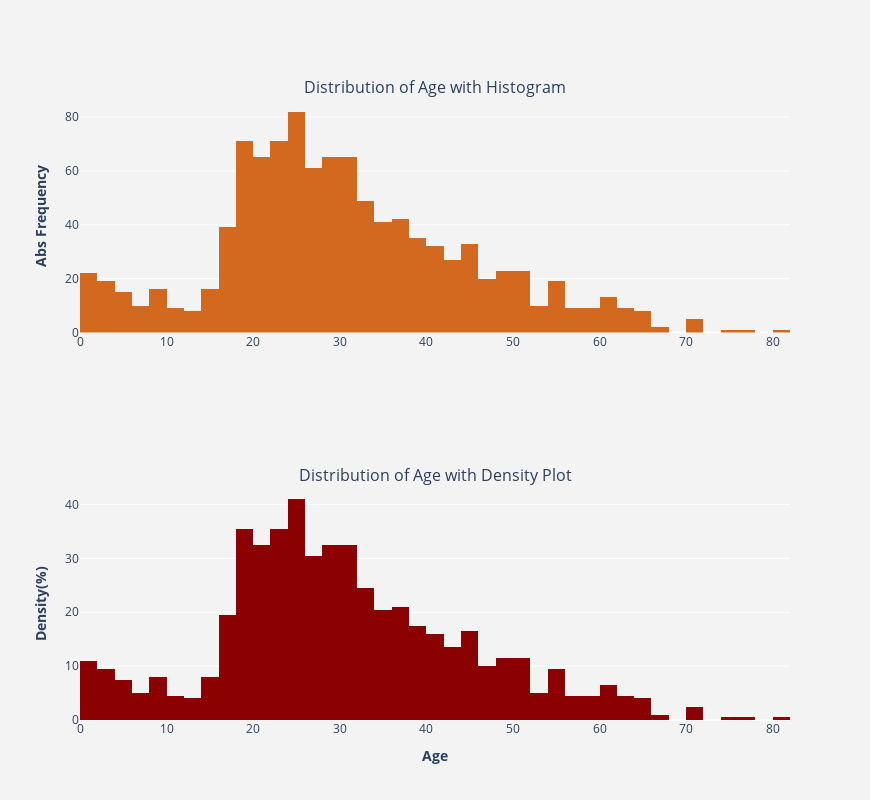

Notebook source saved alongside this figure:
### Markdown cell above
**So what does the  value of skewness suggest?**
1. If skewness is less than −1 or greater than +1, the distribution can be considered as highly skewed.
2. If skewness is between −1 and −½ or between +½ and +1, the distribution can be considered as moderately skewed.
3. And finally if skewness is between −½ and +½, the distribution can be considered as approximately symmetric.    

**Findings:** Density plot shows the mass of the distribution of Fare is heavily concentrated on the left of the figure due to very long tail on the right side. So it can be said that Fare is substantially skewed(positively) that is also supported by the calculated positive value of skewness of 4.37

### 4.2.2 Age <a id="4.2.2"></a>

### Code cell
"""Plot histogram and density plot of Age."""
plotHistogram(merged.Age)

### Figure 1 — Plotly figure (JSON) as saved in the notebook; plotly's stock layout.template omitted (floating-point values rounded to 4 significant figures; data arrays with more than 128 entries replaced by an {"elided": "..."} marker saying what was removed)
{"data": [{"hoverinfo": "x+y", "marker": {"color": "chocolate"}, "type": "histogram", "x": {"elided": "1309 float values"}, "xaxis": "x", "yaxis": "y"}, {"histnorm": "density", "hoverinfo": "x+y", "marker": {"color": "darkred"}, "type": "histogram", "x": {"elided": "1309 float values"}, "xaxis": "x2", "yaxis": "y2"}], "layout": {"annotations": [{"font": {"size": 16}, "showarrow": false, "text": "Distribution of Age with Histogram", "x": 0.5, "xanchor": "center", "xref": "paper", "y": 1, "yanchor": "bottom", "yref": "paper"}, {"font": {"size": 16}, "showarrow": false, "text": "Distribution of Age with Density Plot", "x": 0.5, "xanchor": "center", "xref": "paper", "y": 0.375, "yanchor": "bottom", "yref": "paper"}], "height": 800, "hovermode": "closest", "paper_bgcolor": "rgb(243, 243, 243)", "plot_bgcolor": "rgb(243, 243, 243)", "showlegend": false, "width": 870, "xaxis": {"anchor": "y", "domain": [0, 1]}, "xaxis2": {"anchor": "y2", "domain": [0, 1], "title": {"text": "<b>Age</b>"}}, "yaxis": {"anchor": "x", "domain": [0.625, 1], "title": {"text": "<b>Abs Frequency</b>"}}, "yaxis2": {"anchor": "x2", "domain": [0, 0.375], "title": {"text": "<b>Density(%)</b>"}}}}
